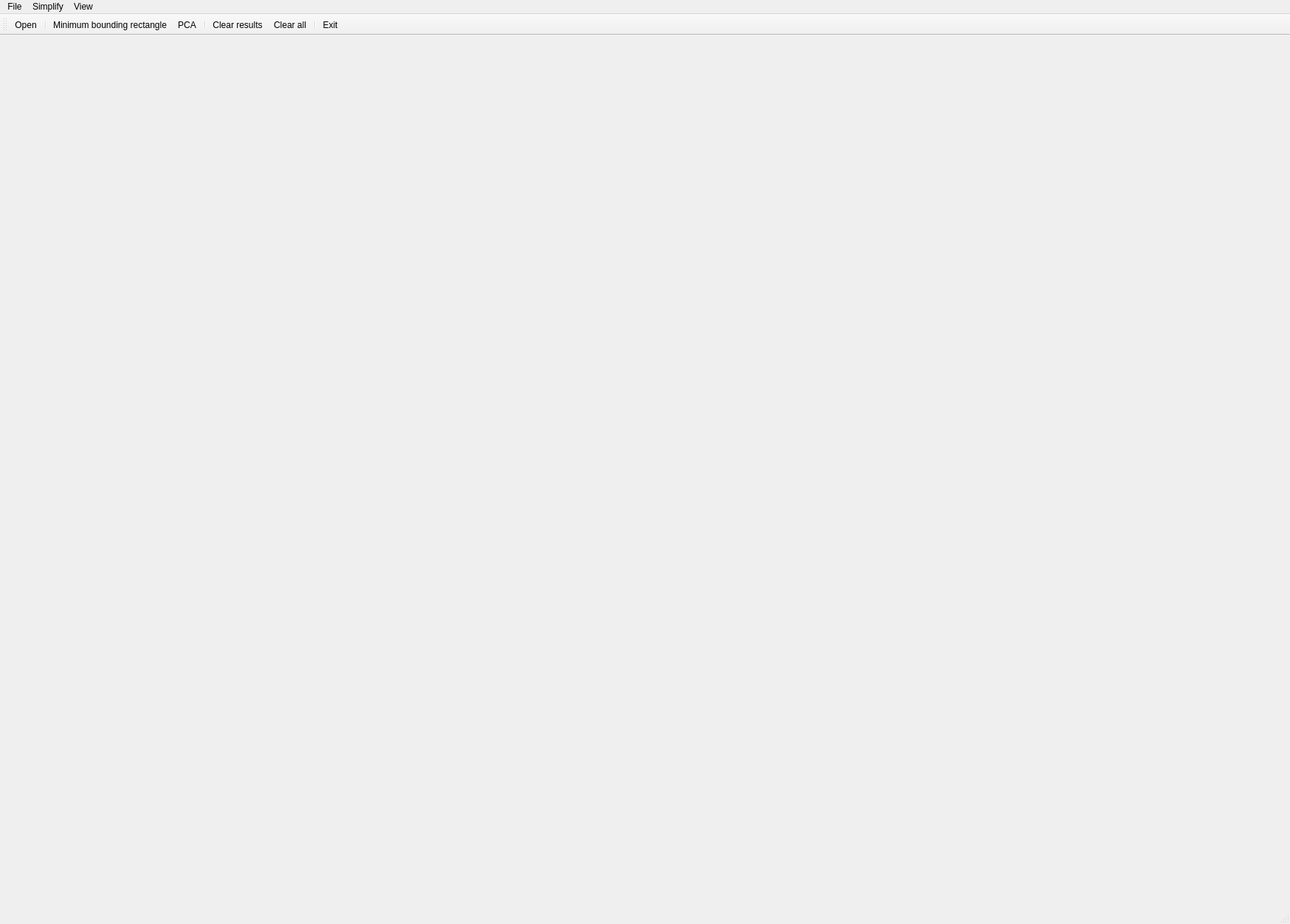
<?xml version="1.0" encoding="UTF-8"?>
<ui version="4.0">
 <class>MainWindow</class>
 <widget class="QMainWindow" name="MainWindow">
  <property name="geometry">
   <rect>
    <x>0</x>
    <y>0</y>
    <width>1748</width>
    <height>1252</height>
   </rect>
  </property>
  <property name="windowTitle">
   <string>Simplify buildings</string>
  </property>
  <widget class="QWidget" name="centralwidget">
   <layout class="QHBoxLayout" name="horizontalLayout">
    <item>
     <widget class="Draw" name="Canvas" native="true"/>
    </item>
   </layout>
  </widget>
  <widget class="QMenuBar" name="menubar">
   <property name="geometry">
    <rect>
     <x>0</x>
     <y>0</y>
     <width>1748</width>
     <height>22</height>
    </rect>
   </property>
   <widget class="QMenu" name="menuFile">
    <property name="title">
     <string>File</string>
    </property>
    <addaction name="actionOpen"/>
    <addaction name="separator"/>
    <addaction name="actionExit"/>
   </widget>
   <widget class="QMenu" name="menuSimplify">
    <property name="title">
     <string>Simplify</string>
    </property>
    <addaction name="actionMinimum_bounding_rectangle"/>
    <addaction name="actionPCA"/>
   </widget>
   <widget class="QMenu" name="menuView">
    <property name="title">
     <string>View</string>
    </property>
    <addaction name="actionClear_results"/>
    <addaction name="separator"/>
    <addaction name="actionClear_all"/>
   </widget>
   <addaction name="menuFile"/>
   <addaction name="menuSimplify"/>
   <addaction name="menuView"/>
  </widget>
  <widget class="QStatusBar" name="statusbar"/>
  <widget class="QToolBar" name="toolBar">
   <property name="windowTitle">
    <string>toolBar</string>
   </property>
   <attribute name="toolBarArea">
    <enum>TopToolBarArea</enum>
   </attribute>
   <attribute name="toolBarBreak">
    <bool>false</bool>
   </attribute>
   <addaction name="actionOpen"/>
   <addaction name="separator"/>
   <addaction name="actionMinimum_bounding_rectangle"/>
   <addaction name="actionPCA"/>
   <addaction name="separator"/>
   <addaction name="actionClear_results"/>
   <addaction name="actionClear_all"/>
   <addaction name="separator"/>
   <addaction name="actionExit"/>
  </widget>
  <action name="actionOpen">
   <property name="icon">
    <iconset resource="icons.qrc">
     <normaloff>:/images/icons/open_file.png</normaloff>:/images/icons/open_file.png</iconset>
   </property>
   <property name="text">
    <string>Open</string>
   </property>
   <property name="toolTip">
    <string>Open file</string>
   </property>
  </action>
  <action name="actionExit">
   <property name="icon">
    <iconset resource="icons.qrc">
     <normaloff>:/images/icons/exit.png</normaloff>:/images/icons/exit.png</iconset>
   </property>
   <property name="text">
    <string>Exit</string>
   </property>
   <property name="toolTip">
    <string>Close application</string>
   </property>
  </action>
  <action name="actionMinimum_bounding_rectangle">
   <property name="icon">
    <iconset resource="icons.qrc">
     <normaloff>:/images/icons/maer.png</normaloff>:/images/icons/maer.png</iconset>
   </property>
   <property name="text">
    <string>Minimum bounding rectangle</string>
   </property>
   <property name="toolTip">
    <string>Simplify using minimum bounding rectangle</string>
   </property>
  </action>
  <action name="actionPCA">
   <property name="icon">
    <iconset resource="icons.qrc">
     <normaloff>:/images/icons/pca.png</normaloff>:/images/icons/pca.png</iconset>
   </property>
   <property name="text">
    <string>PCA</string>
   </property>
   <property name="toolTip">
    <string>Simplify building using PCA</string>
   </property>
  </action>
  <action name="actionClear_results">
   <property name="icon">
    <iconset resource="icons.qrc">
     <normaloff>:/images/icons/clear_ch.png</normaloff>:/images/icons/clear_ch.png</iconset>
   </property>
   <property name="text">
    <string>Clear results</string>
   </property>
  </action>
  <action name="actionClear_all">
   <property name="icon">
    <iconset resource="icons.qrc">
     <normaloff>:/images/icons/clear_er.png</normaloff>:/images/icons/clear_er.png</iconset>
   </property>
   <property name="text">
    <string>Clear all</string>
   </property>
  </action>
 </widget>
 <customwidgets>
  <customwidget>
   <class>Draw</class>
   <extends>QWidget</extends>
   <header>draw.h</header>
   <container>1</container>
  </customwidget>
 </customwidgets>
 <resources>
  <include location="icons.qrc"/>
 </resources>
 <connections/>
</ui>
